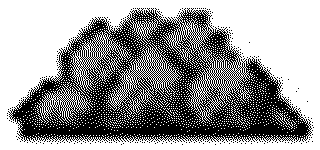
#> input picture inkwriter/art/growth_4_bush.png, 320 x 150 px
$ python preview_boot_animation.py ../inkwriter/art/growth_4_bush.png out.png
#> lines starting #> are read from the running program, lines starting #| are printed output that depends on the picture; after the words box and inside, x2 and y2 are one past the last pixel; in counts of white or black regions, pixels touching at a corner belong together
#!/usr/bin/env python3
"""
Render a preview GIF of the e-ink boot animation on a regular computer --
no Pi or e-ink hardware required.

This reimplements the same logic as Display.show_boot_animation() /
Display._wipe_clear() in display.py: an iris-style reveal from the
image's center outward (growing filled circles), then a wipe-to-blank
transition -- but instead of pushing each step to a physical panel via
SPI, it saves each step as a frame and stitches them into an animated
GIF you can open anywhere. Keep this in sync with display.py if you
tune the real animation.

Note on frame count vs. real hardware: this preview renders many extra
in-between frames (`substeps` per ring) purely so the GIF plays back
smoothly. The real device does none of that -- it only performs `steps`
+ `wipe_strips` + 2 actual panel refreshes total (see the timing note
in show_boot_animation()'s docstring), since each one costs real
physical time on the panel. Frame count here has no bearing on real
boot time.

Usage:
    python3 tools/preview_boot_animation.py [path/to/logo.png] [output.gif]

Defaults to inkwriter/art/logo.png and boot_animation_preview.gif in the
current directory.
"""

import sys
from pathlib import Path

from PIL import Image, ImageDraw


def render_preview(logo_path, out_path, width=792, height=272,
                    steps=6, substeps=6, frame_ms=25, hold_ms=600,
                    wipe_strips=4, wipe_ms=60, end_hold_ms=700):
#> called with logo_path = '../inkwriter/art/growth_4_bush.png', out_path = 'out.png', width = 792, height = 272, steps = 6, substeps = 6, frame_ms = 25, hold_ms = 600
    logo_path = Path(logo_path)
    if not logo_path.exists():
        raise SystemExit(f"Logo not found: {logo_path}")

    # Same "fit" (contain, letterboxed, dithered to 1-bit) treatment as
    # Display._load_art_fit, so the preview matches what the panel would
    # actually show.
    src = Image.open(logo_path).convert("RGB")
#> src: PIL image 320x150 RGB; 59.5% white; black in thin lines or dots, all inside (x1, y1, x2, y2) = (7, 8, 314, 145)
    src_w, src_h = src.size
#> src_w = 320; src_h = 150
    scale = min(width / src_w, height / src_h)
#> scale = 1.81
    new_w, new_h = max(1, round(src_w * scale)), max(1, round(src_h * scale))
#> new_w = 580; new_h = 272
    art = src.resize((new_w, new_h), Image.NEAREST)
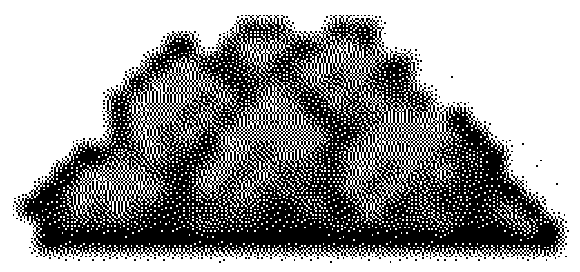
#> art: PIL image 580x272 RGB; 59.6% white; 224 black regions (223 under 20 px), largest, box (x1, y1, x2, y2) and area: (14, 15, 565, 257) 63048
    art = art.convert("L").convert("1", dither=Image.FLOYDSTEINBERG)

    art_w, art_h = art.size
#> art_w = 580; art_h = 272
    x0 = max(0, (width - art_w) // 2)
#> x0 = 106
    y0 = max(0, (height - art_h) // 2)
#> y0 = 0

    canvas = Image.new("1", (width, height), 255)
#> canvas: PIL image 792x272 1; every value is 1
    draw_frames = []
    durations = []

    def snapshot(ms):
        draw_frames.append(canvas.convert("L").convert("RGB"))
        durations.append(ms)

    snapshot(frame_ms)

    # --- Iris reveal: same growing-circle mask as show_boot_animation(),
    # just sampled at steps*substeps points instead of `steps` for
    # smoother GIF playback (cosmetic only, see module docstring).
    cx, cy = art_w / 2.0, art_h / 2.0
#> cx = 290; cy = 136
    max_r = (cx ** 2 + cy ** 2) ** 0.5
#> max_r = 320.3
    blank = Image.new("1", (art_w, art_h), 255)
#> blank: PIL image 580x272 1; every value is 1
    total = steps * substeps

    for i in range(1, total + 1):
        r = max_r * i / total
        mask = Image.new("L", (art_w, art_h), 0)
        ImageDraw.Draw(mask).ellipse([cx - r, cy - r, cx + r, cy + r], fill=255)
        frame = Image.composite(art, blank, mask)
        canvas.paste(frame, (x0, y0))
        snapshot(frame_ms)
#> this loop made 36 passes
#> pass 1, in render_preview, `frame = Image.composite(art, blank, mask)`:
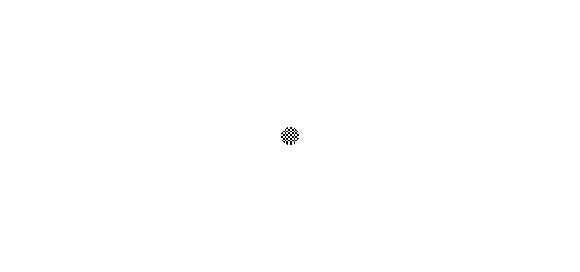
#> frame: PIL image 580x272 1; 99.9% white; black in thin lines or dots, all inside (x1, y1, x2, y2) = (281, 127, 299, 145)
#> pass 2, in render_preview, `frame = Image.composite(art, blank, mask)`:
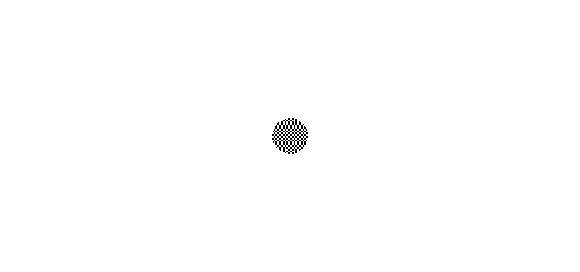
#> frame: PIL image 580x272 1; 99.7% white; black in thin lines or dots, all inside (x1, y1, x2, y2) = (272, 118, 308, 154)
#> pass 3, in render_preview, `frame = Image.composite(art, blank, mask)`:
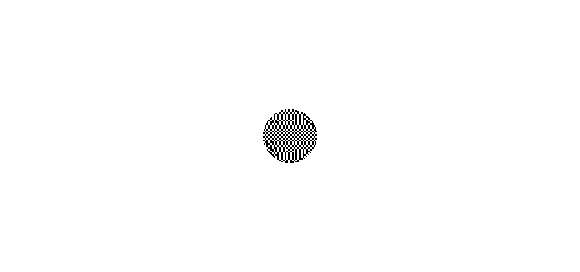
#> frame: PIL image 580x272 1; 99.2% white; black in thin lines or dots, all inside (x1, y1, x2, y2) = (263, 109, 317, 163)
#> after the loop:
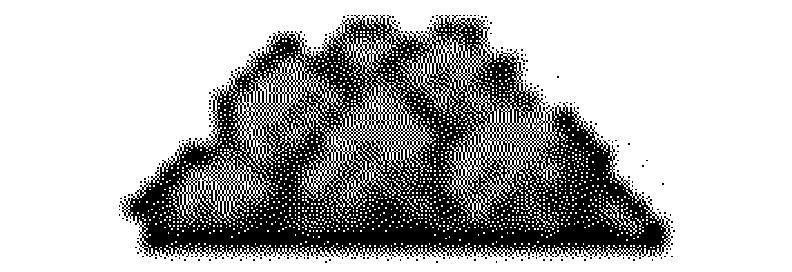
#> canvas: PIL image 792x272 1; 70.4% white; 224 black regions (223 under 20 px), largest, box (x1, y1, x2, y2) and area: (120, 15, 671, 257) 63048

    # Hold on the completed logo.
    snapshot(hold_ms)

    # --- Wipe-clear: sweep the whole panel to blank in a few vertical
    # strips, matching Display._wipe_clear()'s default strip count.
    strip_w = max(1, width // wipe_strips)
    for i in range(wipe_strips):
        x = i * strip_w
        sw = strip_w if i < wipe_strips - 1 else width - x
        canvas = canvas.copy()
        ImageDraw.Draw(canvas).rectangle([x, 0, x + sw, height], fill=255)
        snapshot(wipe_ms)
#> this loop made 4 passes
#> pass 2, in render_preview, `canvas = canvas.copy()`:
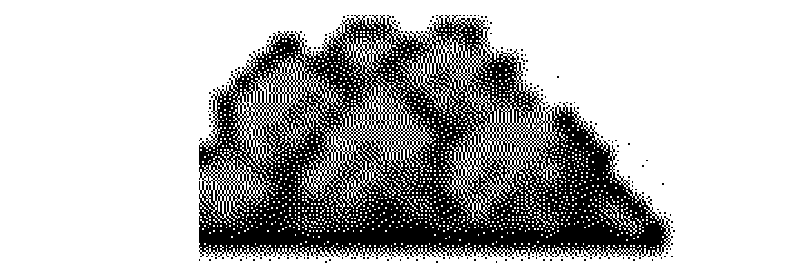
#> canvas: PIL image 792x272 1; 72.5% white; 194 black regions (193 under 20 px), largest, box (x1, y1, x2, y2) and area: (199, 15, 671, 257) 58501
#> pass 3, in render_preview, `canvas = canvas.copy()`:
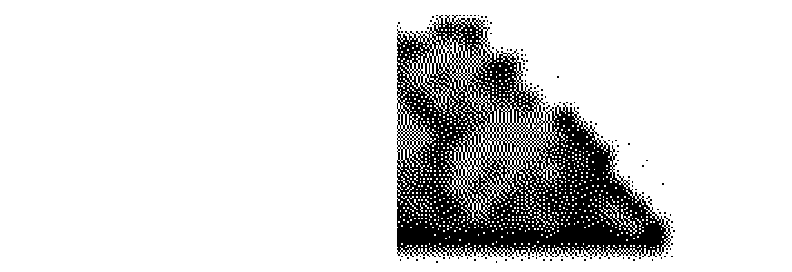
#> canvas: PIL image 792x272 1; 85.4% white; 127 black regions (126 under 20 px), largest, box (x1, y1, x2, y2) and area: (397, 15, 671, 257) 31143

    # A couple of held blank frames so it's clear the wipe finished
    # (this is the moment the real UI would appear).
    snapshot(end_hold_ms)

    # Upscale for visibility -- the real panel is physically ~5.8in, tiny
    # on a laptop screen at 1:1 pixel size.
    scale_up = 2
    frames = [f.resize((width * scale_up, height * scale_up), Image.NEAREST) for f in draw_frames]
#> frames = 43 items

    frames[0].save(
        out_path,
        save_all=True,
        append_images=frames[1:],
        duration=durations,
        loop=0,
    )
    print(f"Wrote {out_path} ({len(frames)} frames)")
#| Wrote out.png (43 frames)


if __name__ == "__main__":
    logo = sys.argv[1] if len(sys.argv) > 1 else "inkwriter/art/logo.png"
    out = sys.argv[2] if len(sys.argv) > 2 else "boot_animation_preview.gif"
    render_preview(logo, out)
